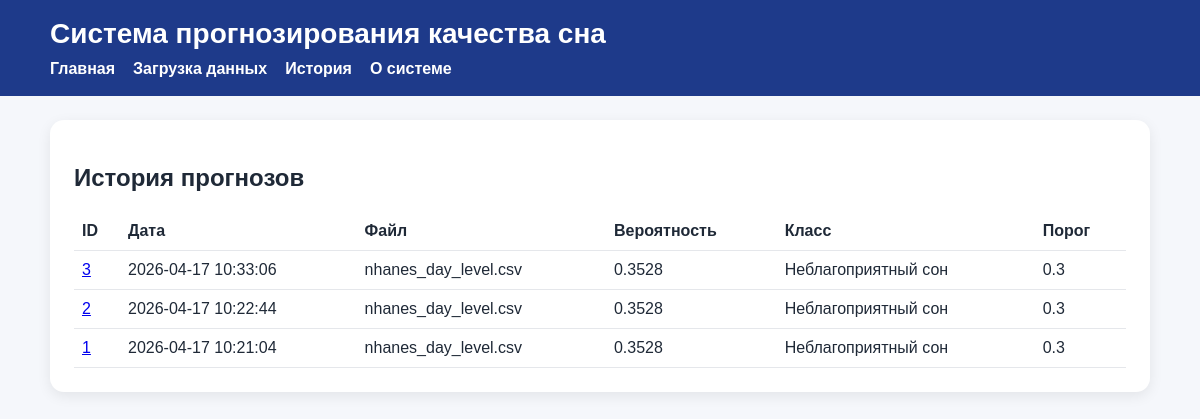
The app's page /history with its own data.
### tables this page shows
CREATE TABLE predictions (
                id INTEGER PRIMARY KEY AUTOINCREMENT,
                created_at TEXT NOT NULL DEFAULT CURRENT_TIMESTAMP,
                filename TEXT NOT NULL,
                rows_total INTEGER,
                rows_after_preprocessing INTEGER,
                probability REAL NOT NULL,
                predicted_class INTEGER NOT NULL,
                predicted_label TEXT NOT NULL,
                threshold REAL NOT NULL,
                top_features_json TEXT
            );

### src/webapp/routes.py (the view)
    @app.route("/history")
    def history():
        rows = get_prediction_history(limit=100)
        parsed_rows = []
        for row in rows:
            row_dict = dict(row)
            raw_top = row_dict.get("top_features_json") or "[]"
            try:
                row_dict["top_features"] = json.loads(raw_top)
            except Exception:
                row_dict["top_features"] = []
            parsed_rows.append(row_dict)
        return render_template("history.html", history_rows=parsed_rows)

### src/webapp/services/db.py (called while the page is built)
def get_connection() -> sqlite3.Connection:
    DB_PATH.parent.mkdir(parents=True, exist_ok=True)
    conn = sqlite3.connect(DB_PATH)
    conn.row_factory = sqlite3.Row
    return conn

def get_prediction_history(limit: int = 100) -> list[sqlite3.Row]:
    with get_connection() as conn:
        cur = conn.execute(
            """
            SELECT *
            FROM predictions
            ORDER BY id DESC
            LIMIT ?
            """,
            (limit,),
        )
        return cur.fetchall()

### src/webapp/templates/history.html (shortened to what this page needs)
{% extends "base.html" %}
{% block content %}
<section class="card">
    <h2>История прогнозов</h2>
    {% if history_rows %}
        <table class="table">
            <thead>
                <tr>
                    <th>ID</th>
                    <th>Дата</th>
                    <th>Файл</th>
                    <th>Вероятность</th>
                    <th>Класс</th>
                    <th>Порог</th>
                </tr>
            </thead>
            <tbody>
                {% for row in history_rows %}
                <tr>
                    <td><a href="{{ url_for('history_detail', prediction_id=row.id) }}">{{ row.id }}</a></td>
                    <td>{{ row.created_at }}</td>
                    <td>{{ row.filename }}</td>
                    <td>{{ "%.4f"|format(row.probability) }}</td>
                    <td>{{ row.predicted_label }}</td>
                    <td>{{ row.threshold }}</td>
                </tr>
                {% endfor %}
            </tbody>
        </table>
    {% else %}
        <p>История пока пуста.</p>
    {% endif %}
</section>
{% endblock %}

### src/webapp/templates/base.html (shortened to what this page needs)
<!DOCTYPE html>
<html lang="ru">
<head>
    <link rel="stylesheet" href="{{ url_for('static', filename='css/style.css') }}">
</head>
<body>
    <header class="site-header">
        <div class="container">
            <h1 class="site-title">Система прогнозирования качества сна</h1>
            <nav class="nav">
                <a href="{{ url_for('index') }}">Главная</a>
                <a href="{{ url_for('upload') }}">Загрузка данных</a>
                <a href="{{ url_for('history') }}">История</a>
                <a href="{{ url_for('about') }}">О системе</a>
            </nav>
        </div>
    </header>
    <main class="container">
        {% block content %}{% endblock %}
    </main>
</body>
</html>

### src/webapp/static/css/style.css (style rules this page uses)
body { margin: 0; font-family: Arial, sans-serif; background: #f5f7fb; color: #1f2937; }
.container { width: min(1100px, 92%); margin: 0 auto; }
.site-header { background: #1e3a8a; color: white; padding: 18px 0; margin-bottom: 24px; }
.site-title { margin: 0 0 10px 0; font-size: 28px; }
.nav { display: flex; gap: 18px; flex-wrap: wrap; }
.nav a { color: white; text-decoration: none; font-weight: 600; }
.card { background: white; border-radius: 14px; padding: 24px; margin-bottom: 24px; box-shadow: 0 4px 14px rgba(0, 0, 0, 0.08); }
.table { width: 100%; border-collapse: collapse; }
.table th, .table td { border-bottom: 1px solid #e5e7eb; text-align: left; padding: 10px 8px; }

### records on screen
predictions: id "3", created_at "2026-04-17 10:33:06", filename "nhanes_day_level.csv", probability "0.3528", predicted_label "Неблагоприятный сон", threshold "0.3"
predictions: id "2", created_at "2026-04-17 10:22:44", filename "nhanes_day_level.csv", probability "0.3528", predicted_label "Неблагоприятный сон", threshold "0.3"
predictions: id "1", created_at "2026-04-17 10:21:04", filename "nhanes_day_level.csv", probability "0.3528", predicted_label "Неблагоприятный сон", threshold "0.3"
